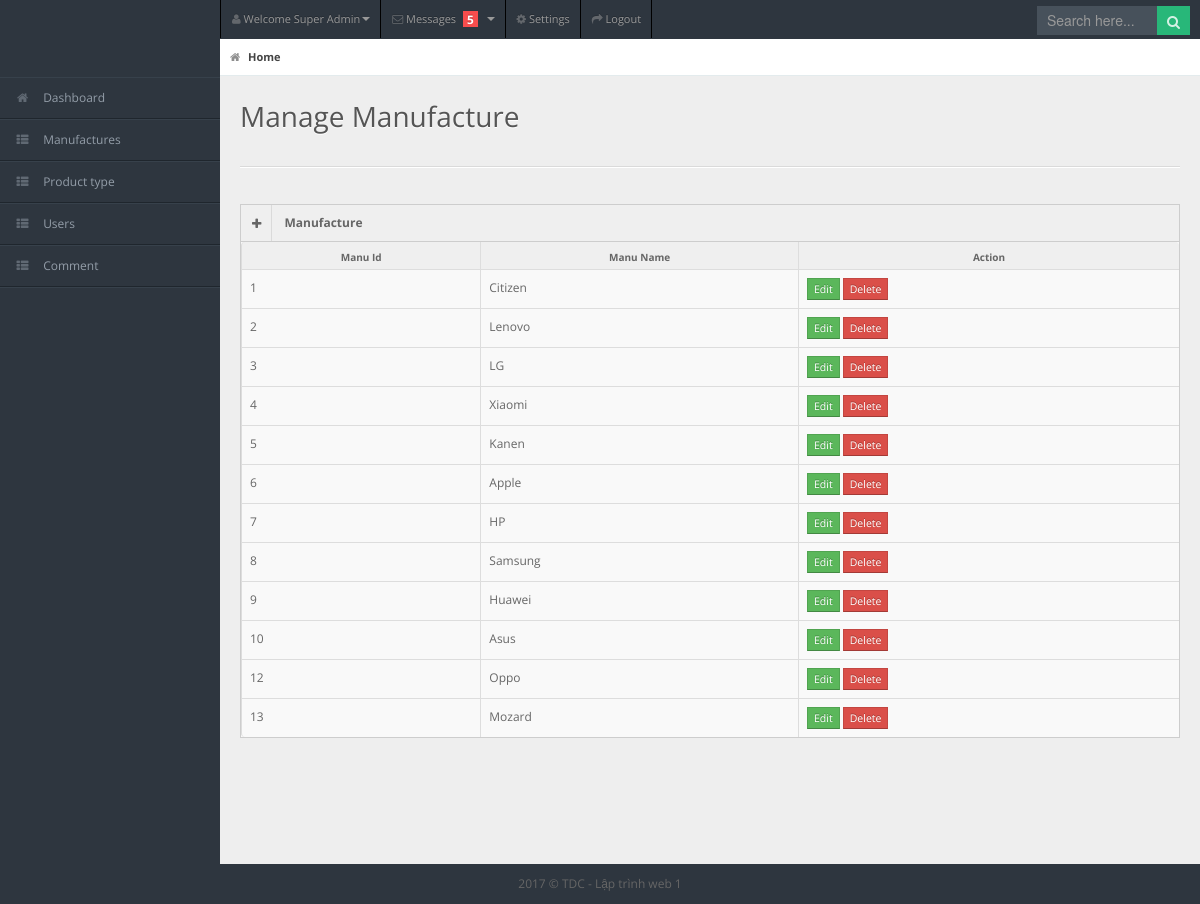
Screenshot of /admin/manufactures.php (signed in) with the database file from the repository.
### tables this page shows
CREATE TABLE `manufactures` (
  `manu_id` int(11) NOT NULL,
  `manu_name` varchar(100) NOT NULL
);

### models/db.php (called while the page is built)
<?php
class Db
{
    public static $connection;
    public function __construct()
    {
        if (!self::$connection) {
            self::$connection = new mysqli(DB_HOST, DB_USER, DB_PASSWORD, DB_NAME, PORT);
            self::$connection->set_charset(DB_CHARSET);
        }
        return self::$connection;
    }
}

### models/manufacture.php (called while the page is built, shortened)
<?php
class ManuFactures extends Db
{
    public function getAllManuFactures()
    {
        $sql = self::$connection->prepare("SELECT * FROM `manufactures`");
        $sql->execute();
        $items = $sql->get_result()->fetch_all(MYSQLI_ASSOC);
        return $items;
    }
}

### admin/manufactures.php (the view, shortened to what this page needs)
<?php
$manuFactureModel = new ManuFactures();
$manuFacture = $manuFactureModel->getAllManuFactures();
?>
<!DOCTYPE html>
<html lang="en">
<head>
    <link rel="stylesheet" href="css/bootstrap.min.css" />
    <link rel="stylesheet" href="css/bootstrap-responsive.min.css" />
    <link rel="stylesheet" href="css/uniform.css" />
    <link rel="stylesheet" href="css/select2.css" />
    <link rel="stylesheet" href="css/matrix-style.css" />
    <link rel="stylesheet" href="css/matrix-media.css" />
    <link href="font-awesome/css/font-awesome.css" rel="stylesheet" />
</head>
<body>
    <div id="header">
        <h1><a href="http://localhost:8888/dienthoai/"><img src="../images/logo.png" alt=""></a></h1>
    </div>
    <?php require "header.php"; ?>
    <div id="search">
        <input type="text" placeholder="Search here..." />
        <button type="submit" class="tip-bottom" title="Search"><i class="icon-search icon-white"></i></button>
    </div>
    <div id="sidebar"> <a href="#" class="visible-phone"><i class="icon icon-th"></i>Tables</a>
        <ul>
            <li><a href="index.php"><i class="icon icon-home"></i> <span>Dashboard</span></a> </li>
            <li> <a href="manufactures.php"><i class="icon icon-th-list"></i> <span>Manufactures</span></a></li>
            <li> <a href="protypes.php"><i class="icon icon-th-list"></i> <span>Product type</span></a></li>
            <li> <a href="users.php"><i class="icon icon-th-list"></i> <span>Users</span></a></li>
            <li> <a href="comment.php"><i class="icon icon-th-list"></i> <span>Comment</span></a></li>
        </ul>
    </div>
    <div id="content">
        <div id="content-header">
            <div id="breadcrumb"> <a href="index.html" title="Go to Home" class="tip-bottom current"><i class="icon-home"></i> Home</a></div>
            <h1>Manage Manufacture</h1>
        </div>
        <div class="container-fluid">
            <hr>
            <div class="row-fluid">
                <div class="span12">
                    <div class="widget-box">
                        <div class="widget-title"> <span class="icon"><a href="formaddManu.php"> <i class="icon-plus"></i>
                                </a></span>
                            <h5>Manufacture</h5>
                        </div>
                        <div class="widget-content nopadding">
                            <table class="table table-bordered table-striped">
                                <thead>
                                    <tr>
                                        <th>Manu Id</th>
                                        <th>Manu Name</th>
                                        <th>Action</th>
                                    </tr>
                                </thead>
                                <tbody>
                                    <?php foreach ($manuFacture as $manu) { ?>
                                        <tr class="">
                                            <td><?php echo $manu['manu_id'] ?></td>
                                            <td><?php echo $manu['manu_name'] ?></td>
                                            <td>
                                                <a href="edit-manufacture.php?manu_id=<?php echo $manu['manu_id'] ?>" class="btn btn-success btn-mini">Edit</a>
                                                <a class="btn btn-danger btn-mini" href="?delete-id=<?php echo $manu['manu_id'] ?>">Delete</a>
                                            </td>
                                        </tr>
                                    <?php } ?>
                                </tbody>
                            </table>
                        </div>
                    </div>
                </div>
            </div>
        </div>
    </div>
    <div class="row-fluid">
        <div id="footer" class="span12"> 2017 &copy; TDC - Lập trình web 1</div>
    </div>
</body>
</html>

### admin/header.php (shortened to what this page needs)
<div id="user-nav" class="navbar navbar-inverse">
        <ul class="nav">
            <li class="dropdown" id="profile-messages"><a title="" href="#" data-toggle="dropdown" data-target="#profile-messages" class="dropdown-toggle"><i class="icon icon-user"></i> <span class="text">Welcome Super Admin</span><b class="caret"></b></a>
            </li>
            <li class="dropdown" id="menu-messages"><a href="#" data-toggle="dropdown" data-target="#menu-messages" class="dropdown-toggle"><i class="icon icon-envelope"></i> <span class="text">Messages</span> <span class="label label-important">5</span> <b class="caret"></b></a>
            </li>
            <li class=""><a title="" href="#"><i class="icon icon-cog"></i> <span class="text">Settings</span></a></li>
            <li class=""><a title="" href="logout.php"><i class="icon icon-share-alt"></i> <span class="text">Logout</span></a></li>
        </ul>
    </div>

### admin/css/matrix-media.css (style rules this page uses)
body { background:#2E363F; }
#header { margin-top:10px; }
#search input[type=text], #search button { background-color: #28b779; }
#sidebar > ul { border-bottom: 1px solid #37414b }
#sidebar > ul > li { border-top: 1px solid #37414b; border-bottom: 1px solid #1f262d; }
#search input[type=text] { background-color: #47515b; color: #fff; }

### rows the page displays
manufactures: manu_id "1", manu_name "Citizen"
manufactures: manu_id "2", manu_name "Lenovo"
manufactures: manu_id "3", manu_name "LG"
manufactures: manu_id "4", manu_name "Xiaomi"
manufactures: manu_id "5", manu_name "Kanen"
manufactures: manu_id "6", manu_name "Apple"
manufactures: manu_id "7", manu_name "HP"
manufactures: manu_id "8", manu_name "Samsung"
manufactures: manu_id "9", manu_name "Huawei"
manufactures: manu_id "10", manu_name "Asus"
manufactures: manu_id "12", manu_name "Oppo"
manufactures: manu_id "13", manu_name "Mozard"
